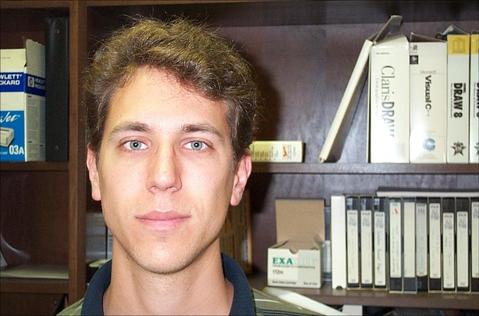
#> input picture 101_ObjectCategories/Faces/image_0044.jpg, 479 x 316 px
$ python houghlines.py ../../../101_ObjectCategories/Faces/image_0044.jpg
#> lines starting #> are read from the running program, lines starting #| are printed output that depends on the picture
#!/usr/bin/env python3

'''
This example illustrates how to use Hough Transform to find lines

Usage:
    houghlines.py [<image_name>]
    image argument defaults to ../data/pic1.png
'''

# Python 2/3 compatibility
from __future__ import print_function

import cv2
import numpy as np
import sys
import math

if __name__ == '__main__':
    print(__doc__)

    try:
        fn = sys.argv[1]
    except IndexError:
        fn = "../data/pic1.png"

    src = cv2.imread(fn)
#> src is the input picture: shape (316, 479, 3); mean B, G, R 106.4, 117.6, 132
    dst = cv2.Canny(src, 50, 200)
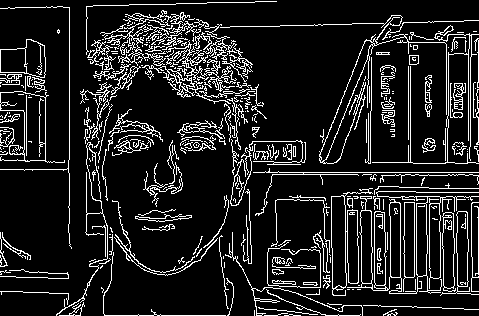
#> dst: shape (316, 479); 12.8% white in thin lines or dots
    cdst = cv2.cvtColor(dst, cv2.COLOR_GRAY2BGR)
#> cdst: shape (316, 479, 3); 12.8% white in thin lines or dots

    if True: # HoughLinesP
        lines = cv2.HoughLinesP(dst, 1, math.pi/180.0, 40, np.array([]), 50, 10)
#> lines = 159 rows, first 6: [104, 315, 228, 315], [124, 19, 202, 97], [232, 172, 478, 172], [272, 174, 375, 174], [69, 159, 69, 7], [478, 277, 478, 175]
        a,b,c = lines.shape
#> a = 159; b = 1; c = 4
        for i in range(a):
            cv2.line(cdst, (lines[i][0][0], lines[i][0][1]), (lines[i][0][2], lines[i][0][3]), (0, 0, 255), 3, cv2.LINE_AA)
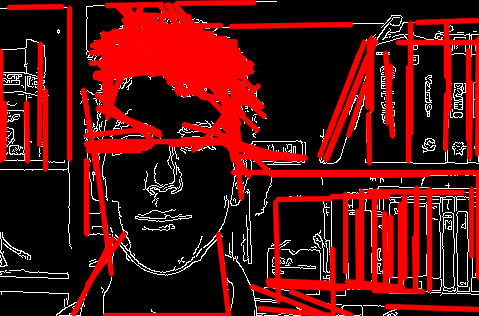
#> cdst: shape (316, 479, 3); mean B, G, R 13, 13, 83.2

    else:    # HoughLines
        lines = cv2.HoughLines(dst, 1, math.pi/180.0, 50, np.array([]), 0, 0)
        if lines is not None:
            a,b,c = lines.shape
            for i in range(a):
                rho = lines[i][0][0]
                theta = lines[i][0][1]
                a = math.cos(theta)
                b = math.sin(theta)
                x0, y0 = a*rho, b*rho
                pt1 = ( int(x0+1000*(-b)), int(y0+1000*(a)) )
                pt2 = ( int(x0-1000*(-b)), int(y0-1000*(a)) )
                cv2.line(cdst, pt1, pt2, (0, 0, 255), 3, cv2.LINE_AA)

    cv2.imshow("detected lines", cdst)

    cv2.imshow("source", src)
    cv2.waitKey(0)

$ run again, on 101_ObjectCategories/Faces/image_0120.jpg
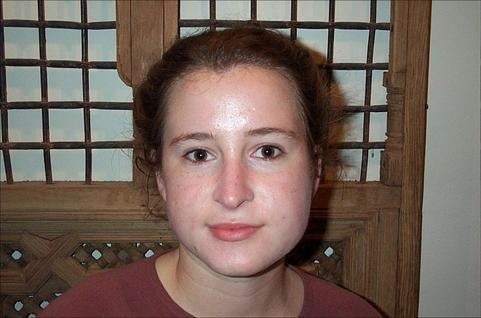
#> input picture 101_ObjectCategories/Faces/image_0120.jpg, 481 x 318 px
#> src is the input picture: shape (318, 481, 3); mean B, G, R 90.7, 99.8, 116.6
#> `dst = cv2.Canny(src, 50, 200)`:
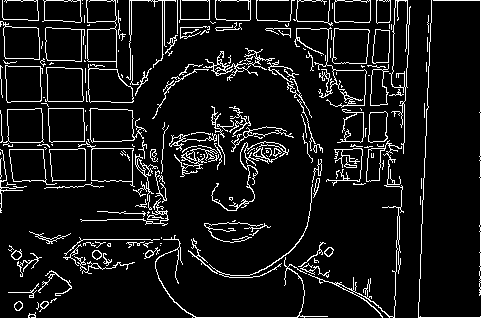
#> dst: shape (318, 481); 8.8% white in thin lines or dots
#> lines = 66 rows, first 6: [129, 0, 407, 0], [480, 294, 480, 0], [188, 65, 269, 68], [418, 317, 480, 317], [233, 148, 285, 148], [176, 149, 288, 149]
#> after the loop `for i in range(a):`:
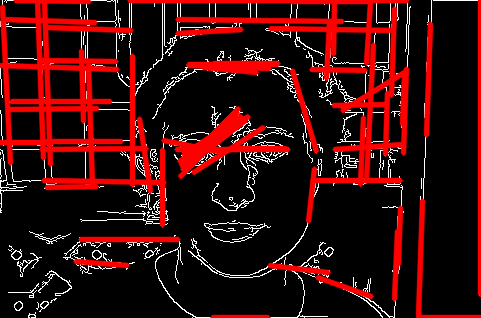
#> cdst: shape (318, 481, 3); mean B, G, R 11.8, 11.8, 55.7

$ run again, on 101_ObjectCategories/Faces/image_0231.jpg
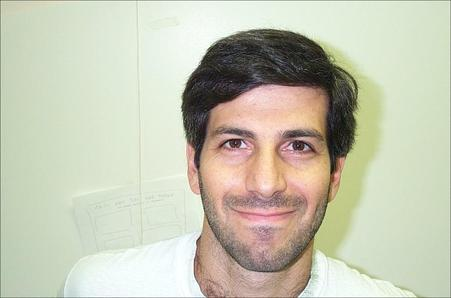
#> input picture 101_ObjectCategories/Faces/image_0231.jpg, 451 x 298 px
#> src is the input picture: shape (298, 451, 3); mean B, G, R 178.9, 198.2, 197.8
#> `dst = cv2.Canny(src, 50, 200)`:
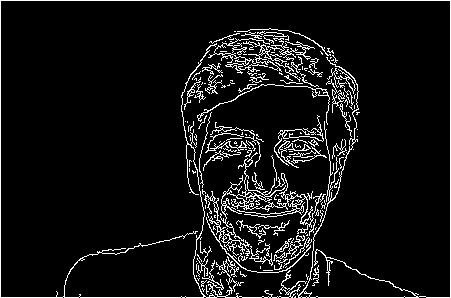
#> dst: shape (298, 451); 7.4% white in thin lines or dots
#> lines = 83 rows, first 6: [0, 0, 450, 0], [0, 297, 0, 1], [1, 297, 450, 297], [450, 296, 450, 1], [207, 294, 319, 122], [142, 246, 228, 221]
#> after the loop `for i in range(a):`:
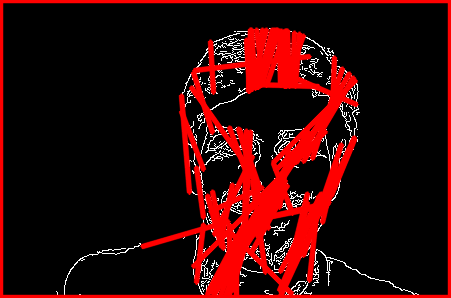
#> cdst: shape (298, 451, 3); mean B, G, R 5.9, 5.9, 50

$ run again, on 101_ObjectCategories/Faces/image_0245.jpg
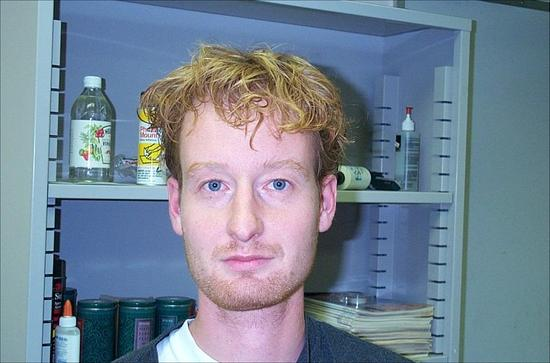
#> input picture 101_ObjectCategories/Faces/image_0245.jpg, 550 x 363 px
#> src is the input picture: shape (363, 550, 3); mean B, G, R 148.4, 131.9, 116.9
#> `dst = cv2.Canny(src, 50, 200)`:
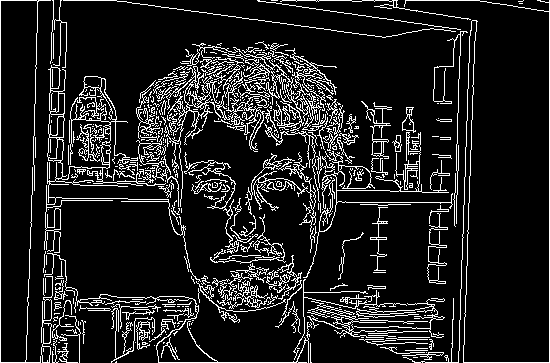
#> dst: shape (363, 550); 12.3% white in thin lines or dots
#> lines = 275 rows, first 6: [549, 362, 549, 0], [158, 362, 311, 362], [0, 362, 0, 0], [1, 0, 116, 0], [40, 362, 53, 1], [25, 362, 28, 279]
#> after the loop `for i in range(a):`:
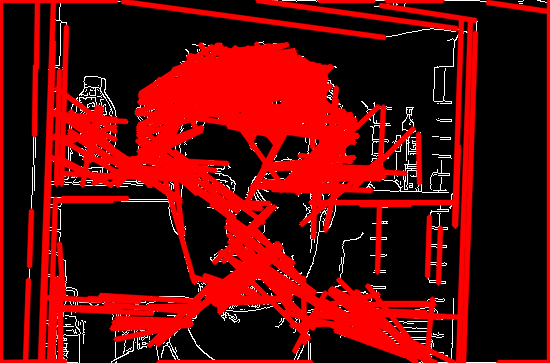
#> cdst: shape (363, 550, 3); mean B, G, R 6.1, 6.1, 95.2
